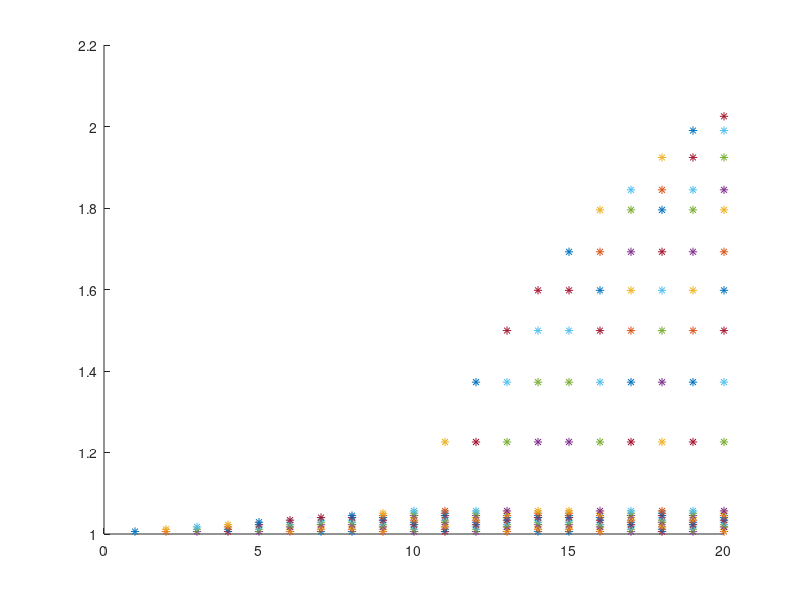

This figure's MATLAB source:
  %rough delay
clc;clear all; 
Eo=.576;      % Ethernet Overhead in micro sec
R=.304;       % Length of report message in micro sec
Gt=5;         % Guard time in micro sec
D=12; % packet length in micro sec
N=16; % no  of ONUs

T_cycle = 2000;%in micro sec
W_max = (T_cycle-N*Gt)/N; % maximum bandwidth of each ONU

%W_th1=W_max/2; % maximum bandwidth of thread1
    for i=1:20 %for initializing random packets
    sum=0;
    for j=1:500
    Delay_sum=0;
    n=0;
  % Wextra=0;
  % Wextra_T=0;
    Wavg=0;
    for k=1:16 % for 16 ONUs
    r(k)=randi([0 i],1,1); % random data packets (between 0-10)
    r2(k)= 0.1*r(k); %intra pon data packet, assuming 10% of intra pon data 
    r1(k)=r(k)-r2(k); %inter pon data packet
    
    W_R=12.576*r1(k)+R; % Requested window size (E0 + pkt length)
    
    if W_R<=W_max 
        Delay=W_R+T_cycle/2; 
    else
        Delay=W_max+T_cycle/2+T_cycle;
    end
       Delay_sum=Delay_sum+Delay; 
   end
   avg=Delay_sum/(16);
   sum=sum+avg;
    end
    a(i)=sum/(j*1000); 
    disp(a);
    hold on;
    plot(i,a,'*');
   
end

    

   
       
       